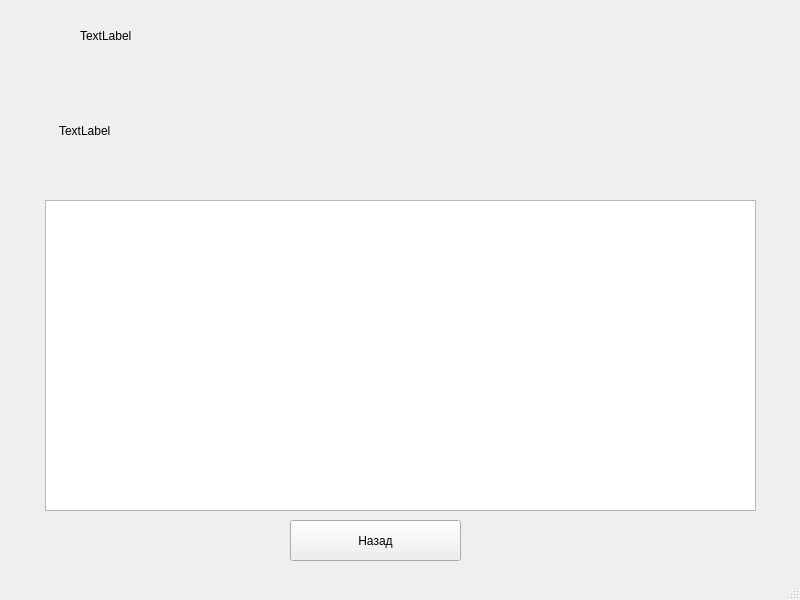
<?xml version="1.0" encoding="UTF-8"?>
<ui version="4.0">
 <class>MainWindow</class>
 <widget class="QMainWindow" name="MainWindow">
  <property name="geometry">
   <rect>
    <x>0</x>
    <y>0</y>
    <width>800</width>
    <height>600</height>
   </rect>
  </property>
  <property name="windowTitle">
   <string>MainWindow</string>
  </property>
  <widget class="QWidget" name="centralwidget">
   <widget class="QTableWidget" name="tableWidget">
    <property name="geometry">
     <rect>
      <x>45</x>
      <y>200</y>
      <width>711</width>
      <height>311</height>
     </rect>
    </property>
   </widget>
   <widget class="QLabel" name="label">
    <property name="geometry">
     <rect>
      <x>59</x>
      <y>70</y>
      <width>581</width>
      <height>121</height>
     </rect>
    </property>
    <property name="text">
     <string>TextLabel</string>
    </property>
   </widget>
   <widget class="QLabel" name="label_2">
    <property name="geometry">
     <rect>
      <x>80</x>
      <y>10</y>
      <width>591</width>
      <height>51</height>
     </rect>
    </property>
    <property name="text">
     <string>TextLabel</string>
    </property>
   </widget>
   <widget class="QPushButton" name="pushButton">
    <property name="geometry">
     <rect>
      <x>290</x>
      <y>520</y>
      <width>171</width>
      <height>41</height>
     </rect>
    </property>
    <property name="text">
     <string>Назад</string>
    </property>
   </widget>
  </widget>
  <widget class="QMenuBar" name="menubar">
   <property name="geometry">
    <rect>
     <x>0</x>
     <y>0</y>
     <width>800</width>
     <height>22</height>
    </rect>
   </property>
  </widget>
  <widget class="QStatusBar" name="statusbar"/>
 </widget>
 <resources/>
 <connections/>
</ui>
